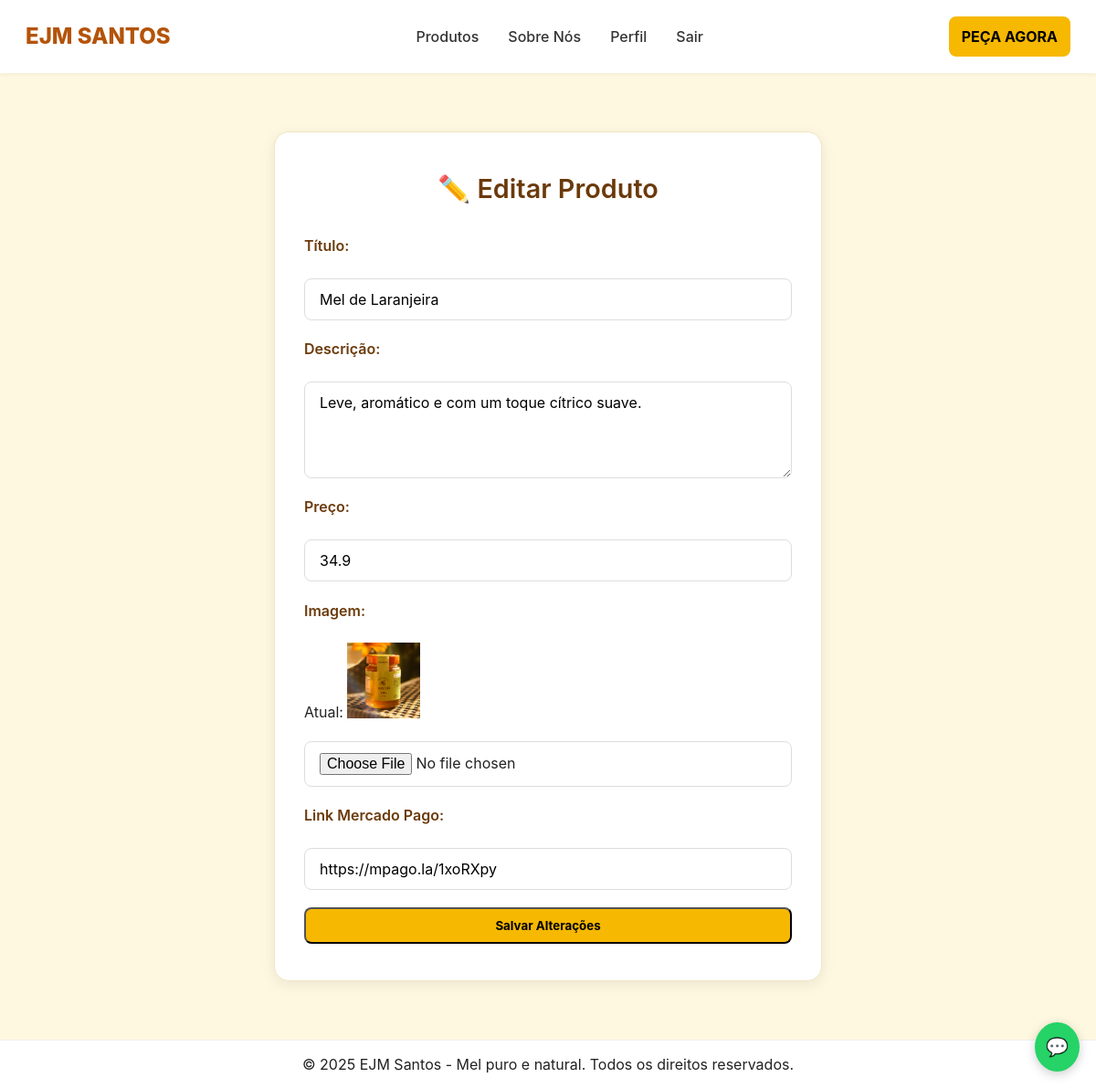
Page /admin/editar/3 (signed in) on the committed database.
### app.py (models this page shows)
class Product(db.Model):
    id = db.Column(db.Integer, primary_key=True)
    titulo = db.Column(db.String(120), nullable=False)
    descricao = db.Column(db.Text)
    preco = db.Column(db.Float, nullable=False)
    imagem = db.Column(db.String(256))
    mercado_pago_link = db.Column(db.String(400))

### app.py (the view, shortened to what this page needs)
@app.route("/admin/editar/<int:pid>", methods=["GET", "POST"])
@admin_required
def admin_editar_produto(pid):
    p = Product.query.get_or_404(pid)
    return render_template("admin_editar.html", produto=p)

### app.py (called while the page is built)
def admin_required(f):
    @wraps(f)
    def decorated(*args, **kwargs):
        user_id = session.get("user_id")
        if not user_id:
            return redirect("/login")
        user = User.query.get(user_id)
        if not user or not user.is_admin:
            return render_template("erro.html", mensagem="Acesso negado: apenas administradores.")
        return f(*args, **kwargs)
    return decorated

@app.after_request
def add_header(response):
    response.headers["Cache-Control"] = "no-store"
    return response

### templates/admin_editar.html
{% extends "base.html" %}
{% block content %}
<section class="admin-form">
  <div class="admin-form-box">
    <h2>✏️ Editar Produto</h2>
    <form method="POST" enctype="multipart/form-data">
      <label>Título:</label>
      <input type="text" name="titulo" value="{{ produto.titulo }}" required>
      <label>Descrição:</label>
      <textarea name="descricao" rows="4">{{ produto.descricao }}</textarea>
      <label>Preço:</label>
      <input type="number" name="preco" step="0.01" value="{{ produto.preco }}" required>
      <label>Imagem:</label>
      {% if produto.imagem %}
        <p>Atual: <img src="/static/{{ produto.imagem }}" alt="{{ produto.titulo }}" width="80"></p>
      {% endif %}
      <input type="file" name="imagem">
      <label>Link Mercado Pago:</label>
      <input type="url" name="mercado_pago_link" value="{{ produto.mercado_pago_link }}">
      <button type="submit" class="botao-topo">Salvar Alterações</button>
    </form>
  </div>
</section>
{% endblock %}

### static/css/style.css (style rules this page uses)
* { box-sizing:border-box;margin:0;padding:0;font-family:Inter, "Poppins", sans-serif }
body { background:#fff;color:#222;line-height:1.5;min-height:100vh;display:flex;flex-direction:column }
.botao-topo { background:#f6b800;color:#000;padding:10px 14px;border-radius:8px;font-weight:700 }
section { padding:20px 0 }
.botao-topo { background: #f6b800; color: #000; padding: 10px 14px; border-radius: 8px; font-weight: 700; transition: background 0.2s; }
.admin-form { display: flex; justify-content: center; align-items: center; padding: 4rem 1rem; background: #FFF8E1; min-height: 90vh; }
.admin-form-box { background: #fff; border-radius: 16px; padding: 2.5rem 2rem; width: 100%; max-width: 600px; box-shadow: 0 4px 16px rgba(0, 0, 0, 0.08); border: 1px solid #f0e6c3; }
.admin-form-box h2 { text-align: center; color: #6B3A0B; margin-bottom: 1.8rem; font-size: 1.8rem; font-weight: 600; }
.admin-form-box form { display: flex; flex-direction: column; gap: 1.2rem; }
.admin-form-box label { font-weight: 600; color: #6B3A0B; margin-bottom: 0.3rem; }
.admin-form-box input[type="text"], .admin-form-box input[type="number"], .admin-form-box input[type="url"], .admin-form-box input[type="file"], .admin-form-box textarea { width: 100%; padding: 0.75rem 1rem; border-radius: 8px; border: 1px solid #ddd; font-size: 1rem; transition: border 0.3s, box-shadow 0.3s; }

### rows in the picture
Product: titulo "Mel de Laranjeira", descricao "Leve, aromático e com um toque cítrico suave.", preco "34.9", imagem (picture), mercado_pago_link "https://mpago.la/1xoRXpy"
